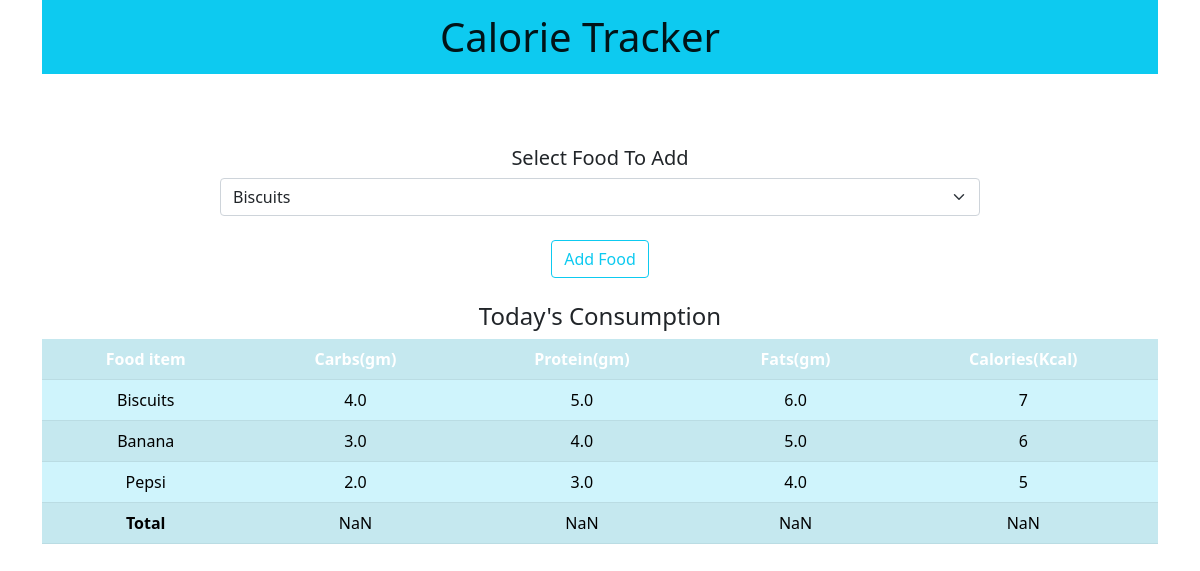
The app's page / (signed in) with its own data.
### calorieapp/models.py (models this page shows, shortened)
class Consume(models.Model):
    user = models.ForeignKey(User,on_delete=models.CASCADE)
    food_consumed = models.ForeignKey(Food, on_delete=models.CASCADE)

class Food(models.Model):
    name = models.CharField(max_length=200)
    carbs = models.FloatField()
    protein = models.FloatField()
    fats = models.FloatField()
    calories = models.IntegerField()

### calorieapp/views.py (the view)
# urls.py: path('', views.index, name = 'index'),
def index(request):
    if request.method == 'POST':
        food_consumed = request.POST['food_consumed']
        consume = Food.objects.get(name=food_consumed)
        user = request.user
        consume = Consume(user=user, food_consumed=consume)
        consume.save()
        foods = Food.objects.all()
    else:
        foods = Food.objects.all()
    consumed_food = Consume.objects.filter(user=request.user)
    return render(request, 'calorieApp/index.html', {'foods': foods, 'consumed_food': consumed_food})

### calorieapp/templates/calorieApp/index.html (shortened to what this page needs)
<!DOCTYPE html>
<html lang="en">
<head>
    <link href="https://cdn.jsdelivr.net/npm/bootstrap@5.0.2/dist/css/bootstrap.min.css" rel="stylesheet"
>
</head>
<div class="container">
    <div class="row">
        <div class="col-md-12">
            <nav class="navbar navbar-light bg-info">
                <div class="container-fluid nav justify-content-center">
                    <span class="navbar-brand mb-0 h1 fs-1">Calorie Tracker</span>
                </div>
            </nav>
        </div>
    </div>
    <br><br><br>
    <div class="row">
        <div class="col-md-8 offset-md-2">
            <form method="POST">
                <div class="form-group row ">
                    <div class="text-center">
                        <label class="col-md-4 ">
                            <h1 class="fs-5">Select Food To Add </h1>
                        </label>
                    </div>
                    <select class="col-md-6 form-select " name="food_consumed" id="food_consumed">
                        {% for food in foods %}
                        <option value="{{food.name}}">{{food.name}}</option>
                        {% endfor %}
                    </select>
                    <div class="container">
                        <div class="row text-center">
                            <div class="col-md-12">
                                <br>
                                <button class="btn btn-outline-info" type="submit">Add Food</button>
                            </div>
                        </div>
                    </div>
                </div>
                <br>
            </form>
        </div>
    </div>
    <div class="row text-center">
        <div class="col-md-12">
            <div>
                <h4> Today's Consumption</h4>
            </div>
            <table id="table" class="table table-info table-striped">
                <tr class="bg-primary text-white">
                    <th>Food item</th>
                    <th>Carbs(gm)</th>
                    <th>Protein(gm)</th>
                    <th>Fats(gm)</th>
                    <th>Calories(Kcal)</th>
                </tr>
                {% for c in consumed_food %}
                <tr>
                    <td>{{c.food_consumed.name}}</td>
                    <td>{{c.food_consumed.carbs}}</td>
                    <td>{{c.food_consumed.protein}}</td>
                    <td>{{c.food_consumed.fats}}</td>
                    <td>{{c.food_consumed.calories}}</td>
                </tr>
                {% endfor %}
                <tr>
                    <td id="name"><b>Total</b></td>
                    <td id="totalCarbs"><b></b></td>
                    <td id="totalProtein"><b></b></td>
                    <td id="totalFats"><b></b></td>
                    <td id="totalCalories"><b></b></td>
                </tr>
            </table>
        </div>
    </div>
</div>
</body>
</html>

### records on screen
Consume: food_consumed.name "Biscuits", food_consumed.carbs "4.0", food_consumed.protein "5.0", food_consumed.fats "6.0", food_consumed.calories "7"
Consume: food_consumed.name "Banana", food_consumed.carbs "3.0", food_consumed.protein "4.0", food_consumed.fats "5.0", food_consumed.calories "6"
Consume: food_consumed.name "Pepsi", food_consumed.carbs "2.0", food_consumed.protein "3.0", food_consumed.fats "4.0", food_consumed.calories "5"

### other values on screen
form field food_consumed "Biscuits"
